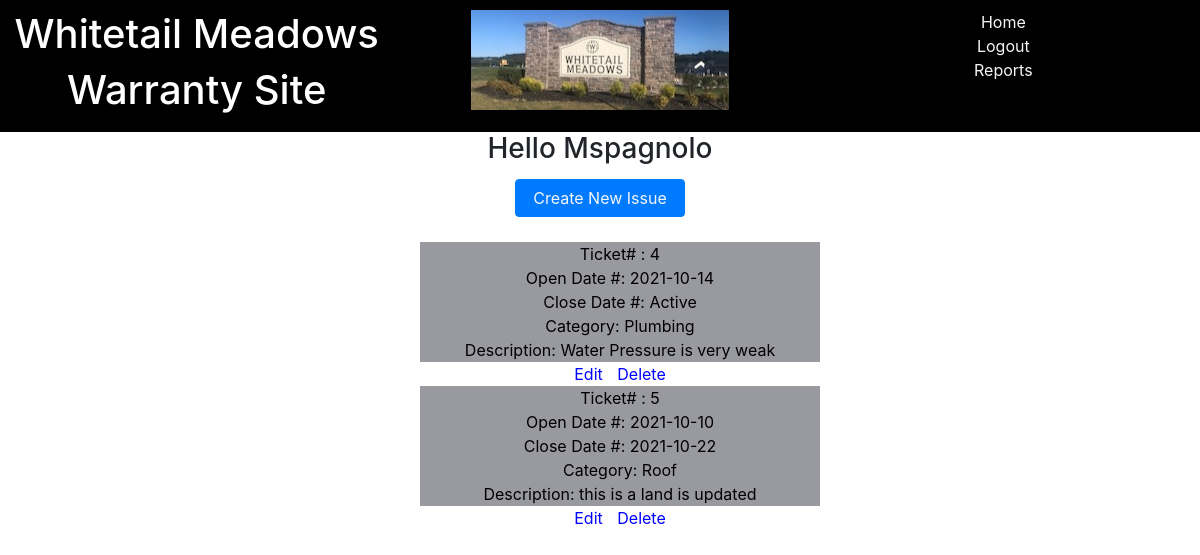
Page /welcome/1 (signed in) on the committed database.
### project_files/models.py (models this page shows, shortened)
class User(db.Model,UserMixin):
    __tablename__ = 'users'
    id = db.Column(db.Integer,primary_key=True)
    email = db.Column(db.String(64),unique=True,index=True)
    username = db.Column(db.String(64),unique=True,index=True)
    password_hash = db.Column(db.String(128))
    address = db.Column(db.String(128),unique=True,index=True)
    tickets = db.relationship('TicketModel',backref='tickets',lazy='dynamic')

class TicketModel(db.Model):
    __tablename__ = 'tickets'
    id = db.Column(db.Integer,primary_key=True)
    home_id = db.Column(db.Integer,db.ForeignKey('users.id'))
    desc = db.Column(db.Text)
    create_date = db.Column(db.Text) #MMDDYYYY
    close_date = db.Column(db.Text)
    category_id = db.Column(db.Integer,db.ForeignKey('category.id'))

class CategoryModel(db.Model):
    __tablename__='category'
    id = db.Column(db.Integer,primary_key=True)
    category = db.Column(db.Text)

### app.py (the view)
@app.route('/welcome/<user_id>',methods=['GET','POST'])
def welcome_user(user_id=0):
    user_id = int(user_id)
    session['user_id']=user_id
    owner = User.query.get_or_404(user_id).username
    tickets = db.session.query(CategoryModel.category,TicketModel.id,TicketModel.desc,\
        TicketModel.create_date,TicketModel.close_date)\
        .outerjoin(CategoryModel,TicketModel.category_id==CategoryModel.id).filter(TicketModel.home_id==user_id).all()
    return render_template('welcome_user.html',tickets=tickets,user_id=user_id,owner=owner)

### project_files/models.py (called while the page is built)
@login_manager.user_loader
def load_user(user_id):
    return User.query.get(user_id)#this is a sql alchemy query that returna user model from an id input

### project_files/templates/welcome_user.html (shortened to what this page needs)
<!DOCTYPE html>
<html lang="en">
<head>
</head>
{% extends "base.html" %}
{% block content %}
<body>
    <div>
        <h3>Hello {{owner}} </h3>
        <h2>
            <h2>
                <button class="btn btn-primary"><a class="wc" href="{{url_for('add_item')}}"> Create New Issue
                    </a></button>
                <ul>
                    {% for ticket in tickets %}
                    <li class='listitem'>
                        <div>Ticket# : {{ticket.id}}</div>
                        <div>Open Date #: {{ticket.create_date}}</div>
                        <div>Close Date #:
                            {% if ticket.close_date == None %}
                            Active
                            {% else %}
                            {{ticket.close_date}}
                            {% endif %}
                        </div>
                        <div>Category: {{ticket.category}}</div>
                        <div>Description: {{ticket.desc}}</div>
                    </li>
                    <a href="/ticket/{{ticket.id}}">Edit</a>
                    <a href="{{url_for('delete',ticket_id = ticket.id)}}">Delete</a>
                    {% endfor %}
                </ul>
    </div>
</body>
{% endblock %}

### project_files/static/css/styles.css (style rules this page uses)
a { margin: 5px; color:blue; }
body { text-align: center; }
div { text-align: center; }
button { margin-top: 5px; margin-bottom: 25px; }
li { list-style: none; }
ul { list-style: none; }
.listitem { background-color: rgb(153, 153, 160); color:black; width: 400px; margin: auto; }
.wc { color: whitesmoke; }

### rows in the picture
User: username "Mspagnolo"
TicketModel: id "4", create_date "2021-10-14", shows "Active", category "Plumbing", desc "Water Pressure is very weak"
TicketModel: id "5", create_date "2021-10-10", close_date "2021-10-22", category "Roof", desc "this is a land is updated"
